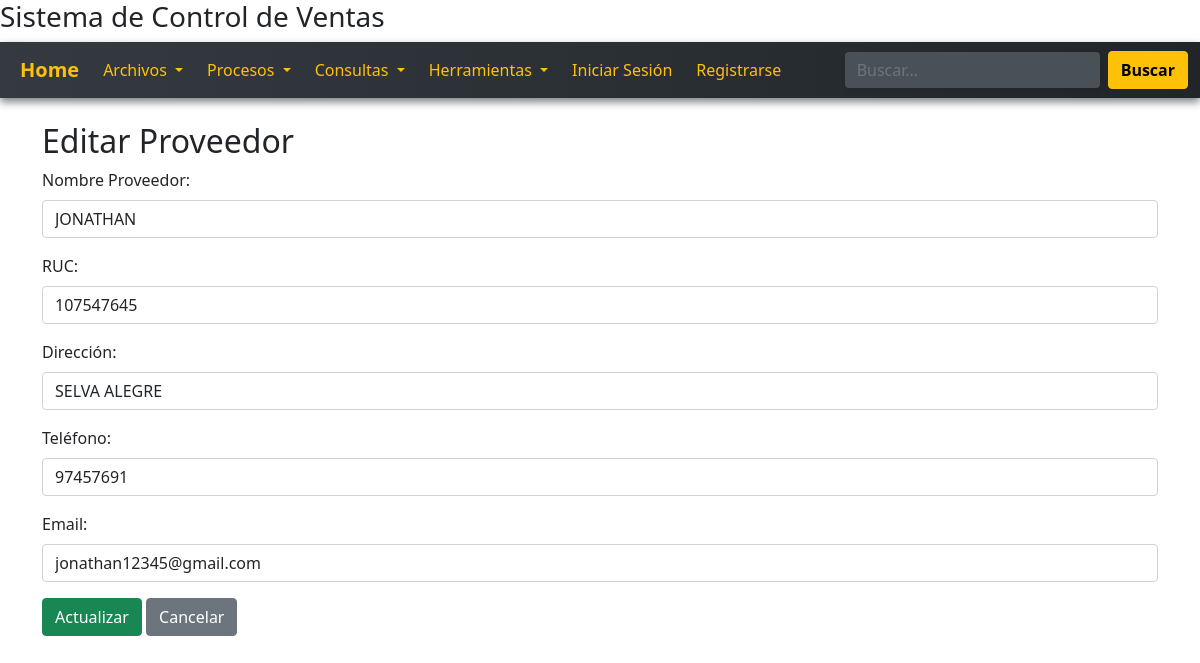
Screenshot of /vista/proveedor/update.php?id=1 with the database file from the repository.
### tables this page shows
CREATE TABLE `proveedores` (
  `idproveedor` int(11) NOT NULL,
  `nomproveedor` varchar(128) DEFAULT NULL,
  `rucproveedor` varchar(11) DEFAULT NULL,
  `dirproveedor` varchar(128) DEFAULT NULL,
  `telproveedor` varchar(9) DEFAULT NULL,
  `emailproveedor` varchar(64) DEFAULT NULL
);

### includes/db.php (called while the page is built, shortened)
<?php
class DBConection{
public function conectar(){
    try {
        $pdo = new PDO("mysql:host=" .DBHOST. ";dbname=" .DBNAME. ";charset=utf8", DBUSER, DBPASS);
        $pdo->setAttribute(PDO::ATTR_ERRMODE, PDO::ERRMODE_EXCEPTION);
        return $pdo;
    } catch (PDOException $e) {
        echo "Error en la conexión: " . $e->getMessage();
    }
}
}
?>

### controlador/proveedorController.php (called while the page is built, shortened)
<?php
include $_SERVER['DOCUMENT_ROOT']."/sisventas/modelo/proveedor.php";
class ProveedorController {
    public function obtener_listado(){
        $prov = new Proveedor();
        return $prov->listado();
    }
}

### modelo/proveedor.php (called while the page is built, shortened)
<?php
include $_SERVER['DOCUMENT_ROOT']."/sisventas/includes/db.php";
class Proveedor {
    private $con;
    public function __construct(){
        $cnx = new DBConection();
        $this->con = $cnx->conectar();
    }
    public function listado(){
        $sql = "SELECT * FROM proveedores";
        $stmt = $this->con->prepare($sql);
        $stmt->execute();
        return $stmt->fetchAll(PDO::FETCH_ASSOC);
    }
}

### vista/proveedor/update.php (the view, shortened to what this page needs)
<?php
include $_SERVER['DOCUMENT_ROOT']."/sisventas/controlador/proveedorController.php";
include_once $_SERVER['DOCUMENT_ROOT']."/sisventas/vista/layout/header.php";
include_once $_SERVER['DOCUMENT_ROOT']."/sisventas/vista/layout/navbar.php";
$id = $_GET['id'];
$provCtrl = new ProveedorController();
$proveedores = $provCtrl->obtener_listado();
$proveedor = null;
foreach ($proveedores as $p) {
    if ($p['idproveedor'] == $id) {
        $proveedor = $p;
        break;
    }
}
?>
<div class="container mt-4">
    <h2>Editar Proveedor</h2>
    <form method="POST">
        <div class="mb-3">
            <label class="form-label">Nombre Proveedor:</label>
            <input type="text" class="form-control" name="txtnomproveedor" value="<?php echo $proveedor['nomproveedor']; ?>" required>
        </div>
        <div class="mb-3">
            <label class="form-label">RUC:</label>
            <input type="text" class="form-control" name="txtrucproveedor" value="<?php echo $proveedor['rucproveedor']; ?>" required>
        </div>
        <div class="mb-3">
            <label class="form-label">Dirección:</label>
            <input type="text" class="form-control" name="txtdirproveedor" value="<?php echo $proveedor['dirproveedor']; ?>" required>
        </div>
        <div class="mb-3">
            <label class="form-label">Teléfono:</label>
            <input type="text" class="form-control" name="txttelproveedor" value="<?php echo $proveedor['telproveedor']; ?>" required>
        </div>
        <div class="mb-3">
            <label class="form-label">Email:</label>
            <input type="email" class="form-control" name="txtemailproveedor" value="<?php echo $proveedor['emailproveedor']; ?>" required>
        </div>
        <button type="submit" class="btn btn-success">Actualizar</button>
        <a href="listado.php" class="btn btn-secondary">Cancelar</a>
    </form>
</div>
<?php include_once $_SERVER['DOCUMENT_ROOT']."/sisventas/vista/layout/footer.php"; ?>

### rows the page displays
proveedores: txtnomproveedor "JONATHAN", txtrucproveedor "107547645", txtdirproveedor "SELVA ALEGRE", txttelproveedor "97457691", txtemailproveedor "jonathan12345@gmail.com"
